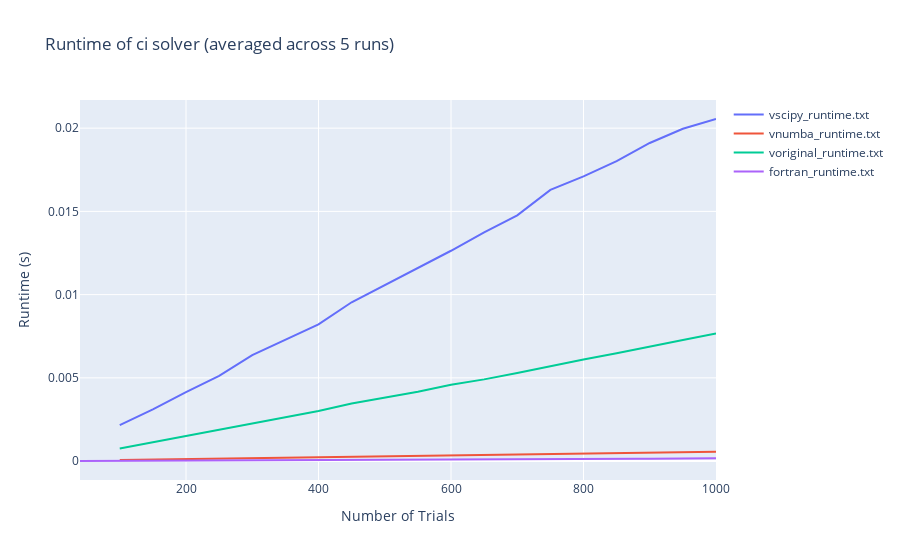

Notebook code for this chart:
### Code cell
def run_and_record(path):
    for filename in os.listdir(path):
        if filename.endswith(".py"):
            module_name = filename[:-3]  # Remove .py extension
            if module_name.startswith("_"):
                continue
            file_path = os.path.join(path, filename)

            spec = importlib.util.spec_from_file_location(module_name, file_path)
            if spec is None or spec.loader is None:
                continue

            module = importlib.util.module_from_spec(spec)
            spec.loader.exec_module(module)

            if hasattr(module, "main"):
                results = []
                for n in range(0, 1001, 50):
                    total_runtime = 0
                    ci_val, gs_mol = 0, 0
                    for _ in range(5):  # Loop for 5 runs
                        start_time = time.time()
                        for _ in range(0, n):
                            ci_val, gs_mol = module.main(
                                ci,
                                lmr_z,
                                par_z,
                                gb_mol,
                                je,
                                cair,
                                oair,
                                rh_can,
                                p,
                                iv,
                                c,
                            )
                        end_time = time.time()
                        runtime = end_time - start_time
                        total_runtime += runtime
                    average_runtime = total_runtime / 5  # Compute the average runtime
                    results.append((ci_val, gs_mol, n, average_runtime))

                with open(f"{path}/{module_name}_runtime.txt", "w") as f:
                    for ci_val, gs_mol, n, runtime in results:
                        f.write(f"{ci_val}, {gs_mol}, {n}, {runtime}\n")


def plot_runtimes(path):
    dataframes = {}

    for filename in os.listdir(path):
        if filename.endswith("_runtime.txt"):
            with open(os.path.join(path, filename), "r") as f:
                dataframes[filename] = pd.read_csv(
                    f, names=["ci", "gs_mol", "Trials", "Runtime"]
                )

    fig = go.Figure()

    for file in dataframes.keys():
        file_df = dataframes[file]
        fig.add_trace(
            go.Scatter(
                # Ignore the first trial, which is when numba gets initialized.
                x=file_df["Trials"][2:],
                y=file_df["Runtime"][2:],
                mode="lines",
                name=file,
            )
        )

    fig.update_layout(
        title="Runtime of ci solver (averaged across 5 runs)",
        xaxis_title="Number of Trials",
        yaxis_title="Runtime (s)",
    )

    # fig.update_xaxes(type="log")
    # fig.update_yaxes(type="log")

    fig.show()


if __name__ == "__main__":
    run_and_record("runtime_scripts/python/comparisons")
    plot_runtimes("runtime_scripts/python/comparisons")

### Figure 1 — Plotly figure (JSON) as saved in the notebook; plotly's stock layout.template omitted (floating-point values rounded to 4 significant figures)
{"data": [{"mode": "lines", "name": "vscipy_runtime.txt", "type": "scatter", "x": [100, 150, 200, 250, 300, 350, 400, 450, 500, 550, 600, 650, 700, 750, 800, 850, 900, 950, 1000], "y": [0.002158, 0.003108, 0.004141, 0.005119, 0.006368, 0.007266, 0.008211, 0.00954, 0.01058, 0.01161, 0.01264, 0.01374, 0.01476, 0.01629, 0.01711, 0.01802, 0.01911, 0.01996, 0.02055]}, {"mode": "lines", "name": "vnumba_runtime.txt", "type": "scatter", "x": [100, 150, 200, 250, 300, 350, 400, 450, 500, 550, 600, 650, 700, 750, 800, 850, 900, 950, 1000], "y": [6.022e-05, 8.945e-05, 0.000123, 0.0001498, 0.0001792, 0.0002024, 0.0002372, 0.0002524, 0.0003012, 0.000319, 0.0003606, 0.0003675, 0.0003926, 0.0004318, 0.0004445, 0.0004802, 0.00051, 0.0005533, 0.0005654]}, {"mode": "lines", "name": "voriginal_runtime.txt", "type": "scatter", "x": [100, 150, 200, 250, 300, 350, 400, 450, 500, 550, 600, 650, 700, 750, 800, 850, 900, 950, 1000], "y": [0.0007568, 0.001137, 0.001515, 0.001908, 0.00226, 0.002665, 0.003005, 0.003456, 0.003821, 0.004166, 0.004591, 0.004908, 0.005294, 0.005713, 0.006106, 0.006483, 0.006896, 0.00727, 0.007668]}, {"mode": "lines", "name": "fortran_runtime.txt", "type": "scatter", "x": [40, 60, 80, 100, 120, 140, 160, 180, 200, 220, 240, 260, 280, 300, 320, 340, 360, 380, 400, 420, 440, 460, 480, 500, 520, 540, 560, 580, 600, 620, 640, 660, 680, 700, 720, 740, 760, 780, 800, 820, 840, 860, 880, 900, 920, 940, 960, 980, 1000], "y": [5e-06, 9e-06, 1e-05, 1.4e-05, 1.7e-05, 1.8e-05, 2.3e-05, 2.4e-05, 2.6e-05, 2.9e-05, 3.1e-05, 3.6e-05, 3.8e-05, 3.9e-05, 4.1e-05, 4.3e-05, 4.7e-05, 5e-05, 5.1e-05, 5.4e-05, 6.2e-05, 8.2e-05, 6.3e-05, 6.5e-05, 7.2e-05, 7.8e-05, 8.4e-05, 9.3e-05, 9.5e-05, 0.0001, 0.000104, 0.00011, 0.000105, 0.000108, 0.000109, 0.000114, 0.000117, 0.000121, 0.000124, 0.000132, 0.00013, 0.000133, 0.000143, 0.000137, 0.000142, 0.000157, 0.000164, 0.000149, 0.000165]}], "layout": {"title": {"text": "Runtime of ci solver (averaged across 5 runs)"}, "xaxis": {"title": {"text": "Number of Trials"}}, "yaxis": {"title": {"text": "Runtime (s)"}}}}
